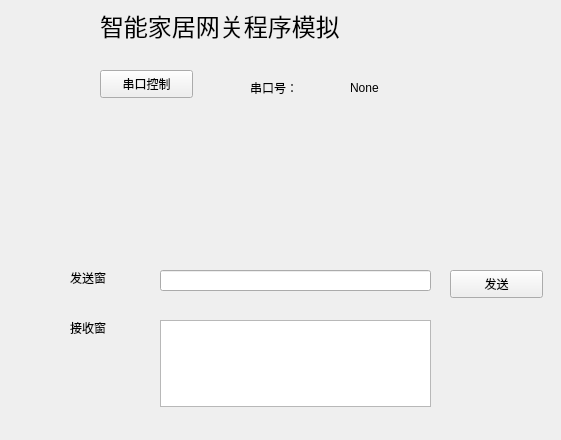
<?xml version="1.0" encoding="UTF-8"?>
<ui version="4.0">
 <class>MainWidget</class>
 <widget class="QWidget" name="MainWidget">
  <property name="geometry">
   <rect>
    <x>0</x>
    <y>0</y>
    <width>561</width>
    <height>440</height>
   </rect>
  </property>
  <property name="windowTitle">
   <string>MainWidget</string>
  </property>
  <widget class="QLabel" name="comDisp">
   <property name="geometry">
    <rect>
     <x>350</x>
     <y>80</y>
     <width>72</width>
     <height>15</height>
    </rect>
   </property>
   <property name="text">
    <string>None</string>
   </property>
  </widget>
  <widget class="QPushButton" name="comBtn">
   <property name="geometry">
    <rect>
     <x>100</x>
     <y>70</y>
     <width>93</width>
     <height>28</height>
    </rect>
   </property>
   <property name="text">
    <string>串口控制</string>
   </property>
  </widget>
  <widget class="QLabel" name="label">
   <property name="geometry">
    <rect>
     <x>250</x>
     <y>80</y>
     <width>72</width>
     <height>15</height>
    </rect>
   </property>
   <property name="text">
    <string>串口号：</string>
   </property>
  </widget>
  <widget class="QLabel" name="label_2">
   <property name="geometry">
    <rect>
     <x>100</x>
     <y>0</y>
     <width>321</width>
     <height>51</height>
    </rect>
   </property>
   <property name="font">
    <font>
     <family>Arial</family>
     <pointsize>18</pointsize>
    </font>
   </property>
   <property name="text">
    <string>智能家居网关程序模拟</string>
   </property>
  </widget>
  <widget class="QLabel" name="label_3">
   <property name="geometry">
    <rect>
     <x>440</x>
     <y>0</y>
     <width>41</width>
     <height>41</height>
    </rect>
   </property>
   <property name="focusPolicy">
    <enum>Qt::ClickFocus</enum>
   </property>
   <property name="text">
    <string/>
   </property>
   <property name="pixmap">
    <pixmap resource="media.qrc">:/image/media/smarthomeIcon2.png</pixmap>
   </property>
   <property name="scaledContents">
    <bool>true</bool>
   </property>
  </widget>
  <widget class="QLabel" name="label_4">
   <property name="geometry">
    <rect>
     <x>70</x>
     <y>270</y>
     <width>72</width>
     <height>15</height>
    </rect>
   </property>
   <property name="text">
    <string>发送窗</string>
   </property>
  </widget>
  <widget class="QLabel" name="label_5">
   <property name="geometry">
    <rect>
     <x>70</x>
     <y>320</y>
     <width>72</width>
     <height>15</height>
    </rect>
   </property>
   <property name="text">
    <string>接收窗</string>
   </property>
  </widget>
  <widget class="QLineEdit" name="subMsgLnt">
   <property name="geometry">
    <rect>
     <x>160</x>
     <y>270</y>
     <width>271</width>
     <height>21</height>
    </rect>
   </property>
  </widget>
  <widget class="QTextEdit" name="receMsgbox">
   <property name="geometry">
    <rect>
     <x>160</x>
     <y>320</y>
     <width>271</width>
     <height>87</height>
    </rect>
   </property>
  </widget>
  <widget class="QPushButton" name="pushButton">
   <property name="geometry">
    <rect>
     <x>450</x>
     <y>270</y>
     <width>93</width>
     <height>28</height>
    </rect>
   </property>
   <property name="text">
    <string>发送</string>
   </property>
  </widget>
 </widget>
 <layoutdefault spacing="6" margin="11"/>
 <resources>
  <include location="media.qrc"/>
 </resources>
 <connections/>
</ui>
